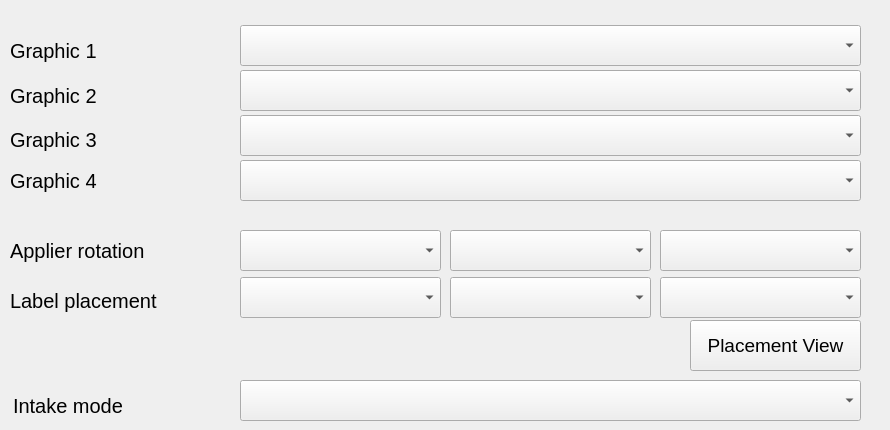
     <widget class="QWidget" name="tabLabelSupport">
      <attribute name="title">
       <string>Support</string>
      </attribute>
      <widget class="QWidget" name="wgtIntake" native="true">
       <property name="geometry">
        <rect>
         <x>10</x>
         <y>380</y>
         <width>871</width>
         <height>41</height>
        </rect>
       </property>
       <widget class="QLabel" name="lblIntakeMode">
        <property name="geometry">
         <rect>
          <x>3</x>
          <y>5</y>
          <width>231</width>
          <height>41</height>
         </rect>
        </property>
        <property name="sizePolicy">
         <sizepolicy hsizetype="Preferred" vsizetype="Preferred">
          <horstretch>0</horstretch>
          <verstretch>0</verstretch>
         </sizepolicy>
        </property>
        <property name="font">
         <font>
          <pointsize>15</pointsize>
         </font>
        </property>
        <property name="text">
         <string>Intake mode  </string>
        </property>
        <property name="alignment">
         <set>Qt::AlignLeading|Qt::AlignLeft|Qt::AlignVCenter</set>
        </property>
       </widget>
       <widget class="QComboBox" name="cboIntakeMode">
        <property name="geometry">
         <rect>
          <x>230</x>
          <y>0</y>
          <width>621</width>
          <height>41</height>
         </rect>
        </property>
        <property name="sizePolicy">
         <sizepolicy hsizetype="Preferred" vsizetype="Fixed">
          <horstretch>0</horstretch>
          <verstretch>0</verstretch>
         </sizepolicy>
        </property>
        <property name="minimumSize">
         <size>
          <width>621</width>
          <height>41</height>
         </size>
        </property>
        <property name="maximumSize">
         <size>
          <width>621</width>
          <height>41</height>
         </size>
        </property>
        <property name="font">
         <font>
          <pointsize>15</pointsize>
         </font>
        </property>
       </widget>
      </widget>
      <widget class="QWidget" name="wgtWrapper" native="true">
       <property name="geometry">
        <rect>
         <x>10</x>
         <y>220</y>
         <width>871</width>
         <height>101</height>
        </rect>
       </property>
       <widget class="QLabel" name="lblApplierRotation">
        <property name="geometry">
         <rect>
          <x>0</x>
          <y>10</y>
          <width>231</width>
          <height>41</height>
         </rect>
        </property>
        <property name="sizePolicy">
         <sizepolicy hsizetype="Preferred" vsizetype="Preferred">
          <horstretch>0</horstretch>
          <verstretch>0</verstretch>
         </sizepolicy>
        </property>
        <property name="font">
         <font>
          <pointsize>15</pointsize>
         </font>
        </property>
        <property name="text">
         <string>Applier rotation</string>
        </property>
        <property name="alignment">
         <set>Qt::AlignLeading|Qt::AlignLeft|Qt::AlignVCenter</set>
        </property>
       </widget>
       <widget class="QComboBox" name="cboSecondApplierRotation">
        <property name="geometry">
         <rect>
          <x>440</x>
          <y>10</y>
          <width>201</width>
          <height>41</height>
         </rect>
        </property>
        <property name="sizePolicy">
         <sizepolicy hsizetype="Fixed" vsizetype="Fixed">
          <horstretch>0</horstretch>
          <verstretch>0</verstretch>
         </sizepolicy>
        </property>
        <property name="minimumSize">
         <size>
          <width>201</width>
          <height>41</height>
         </size>
        </property>
        <property name="maximumSize">
         <size>
          <width>201</width>
          <height>41</height>
         </size>
        </property>
        <property name="font">
         <font>
          <pointsize>15</pointsize>
         </font>
        </property>
       </widget>
       <widget class="QComboBox" name="cboThirdLabelPlacement">
        <property name="geometry">
         <rect>
          <x>650</x>
          <y>57</y>
          <width>201</width>
          <height>41</height>
         </rect>
        </property>
        <property name="sizePolicy">
         <sizepolicy hsizetype="Fixed" vsizetype="Fixed">
          <horstretch>0</horstretch>
          <verstretch>0</verstretch>
         </sizepolicy>
        </property>
        <property name="minimumSize">
         <size>
          <width>201</width>
          <height>41</height>
         </size>
        </property>
        <property name="maximumSize">
         <size>
          <width>201</width>
          <height>41</height>
         </size>
        </property>
        <property name="font">
         <font>
          <pointsize>15</pointsize>
         </font>
        </property>
       </widget>
       <widget class="QComboBox" name="cboPrimaryApplierRotation">
        <property name="geometry">
         <rect>
          <x>230</x>
          <y>10</y>
          <width>201</width>
          <height>41</height>
         </rect>
        </property>
        <property name="sizePolicy">
         <sizepolicy hsizetype="Fixed" vsizetype="Fixed">
          <horstretch>0</horstretch>
          <verstretch>0</verstretch>
         </sizepolicy>
        </property>
        <property name="minimumSize">
         <size>
          <width>201</width>
          <height>41</height>
         </size>
        </property>
        <property name="maximumSize">
         <size>
          <width>201</width>
          <height>41</height>
         </size>
        </property>
        <property name="font">
         <font>
          <pointsize>15</pointsize>
         </font>
        </property>
       </widget>
       <widget class="QComboBox" name="cboSecondLabelPlacement">
        <property name="geometry">
         <rect>
          <x>440</x>
          <y>57</y>
          <width>201</width>
          <height>41</height>
         </rect>
        </property>
        <property name="sizePolicy">
         <sizepolicy hsizetype="Fixed" vsizetype="Fixed">
          <horstretch>0</horstretch>
          <verstretch>0</verstretch>
         </sizepolicy>
        </property>
        <property name="minimumSize">
         <size>
          <width>201</width>
          <height>41</height>
         </size>
        </property>
        <property name="maximumSize">
         <size>
          <width>201</width>
          <height>41</height>
         </size>
        </property>
        <property name="font">
         <font>
          <pointsize>15</pointsize>
         </font>
        </property>
       </widget>
       <widget class="QComboBox" name="cboThirdApplierRotation">
        <property name="geometry">
         <rect>
          <x>650</x>
          <y>10</y>
          <width>201</width>
          <height>41</height>
         </rect>
        </property>
        <property name="sizePolicy">
         <sizepolicy hsizetype="Fixed" vsizetype="Fixed">
          <horstretch>0</horstretch>
          <verstretch>0</verstretch>
         </sizepolicy>
        </property>
        <property name="minimumSize">
         <size>
          <width>201</width>
          <height>41</height>
         </size>
        </property>
        <property name="maximumSize">
         <size>
          <width>201</width>
          <height>41</height>
         </size>
        </property>
        <property name="font">
         <font>
          <pointsize>15</pointsize>
         </font>
        </property>
       </widget>
       <widget class="QLabel" name="lblLabelPlacement">
        <property name="geometry">
         <rect>
          <x>0</x>
          <y>60</y>
          <width>231</width>
          <height>41</height>
         </rect>
        </property>
        <property name="sizePolicy">
         <sizepolicy hsizetype="Preferred" vsizetype="Preferred">
          <horstretch>0</horstretch>
          <verstretch>0</verstretch>
         </sizepolicy>
        </property>
        <property name="font">
         <font>
          <pointsize>15</pointsize>
         </font>
        </property>
        <property name="text">
         <string>Label placement</string>
        </property>
        <property name="alignment">
         <set>Qt::AlignLeading|Qt::AlignLeft|Qt::AlignVCenter</set>
        </property>
       </widget>
       <widget class="QComboBox" name="cboPrimaryLabelPlacement">
        <property name="geometry">
         <rect>
          <x>230</x>
          <y>57</y>
          <width>201</width>
          <height>41</height>
         </rect>
        </property>
        <property name="sizePolicy">
         <sizepolicy hsizetype="Fixed" vsizetype="Fixed">
          <horstretch>0</horstretch>
          <verstretch>0</verstretch>
         </sizepolicy>
        </property>
        <property name="minimumSize">
         <size>
          <width>201</width>
          <height>41</height>
         </size>
        </property>
        <property name="maximumSize">
         <size>
          <width>201</width>
          <height>41</height>
         </size>
        </property>
        <property name="font">
         <font>
          <pointsize>15</pointsize>
         </font>
        </property>
       </widget>
      </widget>
      <widget class="QWidget" name="wgtLabelGraphics" native="true">
       <property name="geometry">
        <rect>
         <x>10</x>
         <y>10</y>
         <width>871</width>
         <height>191</height>
        </rect>
       </property>
       <widget class="QLabel" name="lblGraphic1">
        <property name="geometry">
         <rect>
          <x>0</x>
          <y>20</y>
          <width>231</width>
          <height>41</height>
         </rect>
        </property>
        <property name="font">
         <font>
          <pointsize>15</pointsize>
         </font>
        </property>
        <property name="text">
         <string>Graphic 1</string>
        </property>
        <property name="alignment">
         <set>Qt::AlignLeading|Qt::AlignLeft|Qt::AlignVCenter</set>
        </property>
       </widget>
       <widget class="QComboBox" name="cboGraphic1">
        <property name="geometry">
         <rect>
          <x>230</x>
          <y>15</y>
          <width>621</width>
          <height>41</height>
         </rect>
        </property>
        <property name="sizePolicy">
         <sizepolicy hsizetype="Preferred" vsizetype="Preferred">
          <horstretch>0</horstretch>
          <verstretch>0</verstretch>
         </sizepolicy>
        </property>
        <property name="minimumSize">
         <size>
          <width>621</width>
          <height>41</height>
         </size>
        </property>
        <property name="maximumSize">
         <size>
          <width>621</width>
          <height>1</height>
         </size>
        </property>
        <property name="font">
         <font>
          <pointsize>15</pointsize>
         </font>
        </property>
       </widget>
       <widget class="QLabel" name="lblGraphic3">
        <property name="geometry">
         <rect>
          <x>0</x>
          <y>109</y>
          <width>231</width>
          <height>41</height>
         </rect>
        </property>
        <property name="font">
         <font>
          <pointsize>15</pointsize>
         </font>
        </property>
        <property name="text">
         <string>Graphic 3</string>
        </property>
        <property name="alignment">
         <set>Qt::AlignLeading|Qt::AlignLeft|Qt::AlignVCenter</set>
        </property>
       </widget>
       <widget class="QLabel" name="lblGraphic2">
        <property name="geometry">
         <rect>
          <x>0</x>
          <y>65</y>
          <width>231</width>
          <height>41</height>
         </rect>
        </property>
        <property name="font">
         <font>
          <pointsize>15</pointsize>
         </font>
        </property>
        <property name="text">
         <string>Graphic 2</string>
        </property>
        <property name="alignment">
         <set>Qt::AlignLeading|Qt::AlignLeft|Qt::AlignVCenter</set>
        </property>
       </widget>
       <widget class="QComboBox" name="cboGraphic4">
        <property name="geometry">
         <rect>
          <x>230</x>
          <y>150</y>
          <width>621</width>
          <height>41</height>
         </rect>
        </property>
        <property name="sizePolicy">
         <sizepolicy hsizetype="Preferred" vsizetype="Preferred">
          <horstretch>0</horstretch>
          <verstretch>0</verstretch>
         </sizepolicy>
        </property>
        <property name="minimumSize">
         <size>
          <width>621</width>
          <height>41</height>
         </size>
        </property>
        <property name="maximumSize">
         <size>
          <width>621</width>
          <height>1</height>
         </size>
        </property>
        <property name="font">
         <font>
          <pointsize>15</pointsize>
         </font>
        </property>
       </widget>
       <widget class="QComboBox" name="cboGraphic3">
        <property name="geometry">
         <rect>
          <x>230</x>
          <y>105</y>
          <width>621</width>
          <height>41</height>
         </rect>
        </property>
        <property name="sizePolicy">
         <sizepolicy hsizetype="Preferred" vsizetype="Preferred">
          <horstretch>0</horstretch>
          <verstretch>0</verstretch>
         </sizepolicy>
        </property>
        <property name="minimumSize">
         <size>
          <width>621</width>
          <height>41</height>
         </size>
        </property>
        <property name="maximumSize">
         <size>
          <width>621</width>
          <height>1</height>
         </size>
        </property>
        <property name="font">
         <font>
          <pointsize>15</pointsize>
         </font>
        </property>
       </widget>
       <widget class="QLabel" name="lblGraphic4">
        <property name="geometry">
         <rect>
          <x>0</x>
          <y>150</y>
          <width>231</width>
          <height>41</height>
         </rect>
        </property>
        <property name="font">
         <font>
          <pointsize>15</pointsize>
         </font>
        </property>
        <property name="text">
         <string>Graphic 4</string>
        </property>
        <property name="alignment">
         <set>Qt::AlignLeading|Qt::AlignLeft|Qt::AlignVCenter</set>
        </property>
       </widget>
       <widget class="QComboBox" name="cboGraphic2">
        <property name="geometry">
         <rect>
          <x>230</x>
          <y>60</y>
          <width>621</width>
          <height>41</height>
         </rect>
        </property>
        <property name="sizePolicy">
         <sizepolicy hsizetype="Preferred" vsizetype="Preferred">
          <horstretch>0</horstretch>
          <verstretch>0</verstretch>
         </sizepolicy>
        </property>
        <property name="minimumSize">
         <size>
          <width>621</width>
          <height>41</height>
         </size>
        </property>
        <property name="maximumSize">
         <size>
          <width>621</width>
          <height>1</height>
         </size>
        </property>
        <property name="font">
         <font>
          <pointsize>15</pointsize>
         </font>
        </property>
       </widget>
      </widget>
      <widget class="QPushButton" name="butPlacementView">
       <property name="geometry">
        <rect>
         <x>690</x>
         <y>320</y>
         <width>171</width>
         <height>51</height>
        </rect>
       </property>
       <property name="minimumSize">
        <size>
         <width>0</width>
         <height>51</height>
        </size>
       </property>
       <property name="maximumSize">
        <size>
         <width>16777215</width>
         <height>51</height>
        </size>
       </property>
       <property name="font">
        <font>
         <pointsize>14</pointsize>
        </font>
       </property>
       <property name="text">
        <string>Placement View</string>
       </property>
      </widget>
     </widget>
